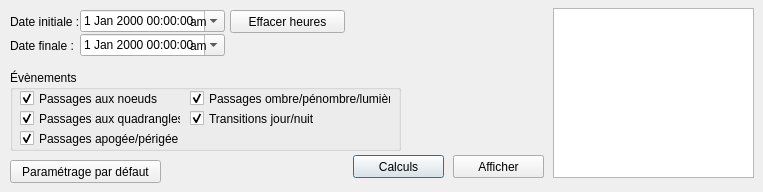
            <widget class="QWidget" name="evenementsOrbitaux">
             <property name="font">
              <font/>
             </property>
             <property name="mouseTracking">
              <bool>true</bool>
             </property>
             <property name="autoFillBackground">
              <bool>true</bool>
             </property>
             <attribute name="title">
              <string>Évènements orbitaux</string>
             </attribute>
             <widget class="QDateTimeEdit" name="dateInitialeEvt">
              <property name="geometry">
               <rect>
                <x>80</x>
                <y>10</y>
                <width>145</width>
                <height>22</height>
               </rect>
              </property>
              <property name="font">
               <font/>
              </property>
              <property name="buttonSymbols">
               <enum>QAbstractSpinBox::UpDownArrows</enum>
              </property>
              <property name="calendarPopup">
               <bool>true</bool>
              </property>
             </widget>
             <widget class="QLabel" name="lbl_dateFinaleEvt">
              <property name="geometry">
               <rect>
                <x>10</x>
                <y>38</y>
                <width>71</width>
                <height>16</height>
               </rect>
              </property>
              <property name="font">
               <font/>
              </property>
              <property name="text">
               <string>Date finale :</string>
              </property>
             </widget>
             <widget class="QPushButton" name="effacerHeuresEvt">
              <property name="geometry">
               <rect>
                <x>230</x>
                <y>10</y>
                <width>115</width>
                <height>23</height>
               </rect>
              </property>
              <property name="font">
               <font/>
              </property>
              <property name="text">
               <string>Effacer heures</string>
              </property>
             </widget>
             <widget class="QLabel" name="lbl_dateInitialeEvt">
              <property name="geometry">
               <rect>
                <x>10</x>
                <y>14</y>
                <width>71</width>
                <height>16</height>
               </rect>
              </property>
              <property name="font">
               <font/>
              </property>
              <property name="text">
               <string>Date initiale :</string>
              </property>
             </widget>
             <widget class="QDateTimeEdit" name="dateFinaleEvt">
              <property name="geometry">
               <rect>
                <x>80</x>
                <y>34</y>
                <width>145</width>
                <height>22</height>
               </rect>
              </property>
              <property name="font">
               <font/>
              </property>
              <property name="buttonSymbols">
               <enum>QAbstractSpinBox::UpDownArrows</enum>
              </property>
              <property name="calendarPopup">
               <bool>true</bool>
              </property>
             </widget>
             <widget class="QGroupBox" name="groupBoxEvenements">
              <property name="geometry">
               <rect>
                <x>10</x>
                <y>70</y>
                <width>391</width>
                <height>81</height>
               </rect>
              </property>
              <property name="font">
               <font/>
              </property>
              <property name="mouseTracking">
               <bool>true</bool>
              </property>
              <property name="title">
               <string>Évènements</string>
              </property>
              <widget class="QCheckBox" name="passageNoeuds">
               <property name="geometry">
                <rect>
                 <x>10</x>
                 <y>20</y>
                 <width>141</width>
                 <height>17</height>
                </rect>
               </property>
               <property name="font">
                <font/>
               </property>
               <property name="text">
                <string>Passages aux noeuds</string>
               </property>
               <property name="checked">
                <bool>true</bool>
               </property>
              </widget>
              <widget class="QCheckBox" name="passageQuadrangles">
               <property name="geometry">
                <rect>
                 <x>10</x>
                 <y>40</y>
                 <width>161</width>
                 <height>17</height>
                </rect>
               </property>
               <property name="font">
                <font/>
               </property>
               <property name="text">
                <string>Passages aux quadrangles</string>
               </property>
               <property name="checked">
                <bool>true</bool>
               </property>
              </widget>
              <widget class="QCheckBox" name="passageApogee">
               <property name="geometry">
                <rect>
                 <x>10</x>
                 <y>60</y>
                 <width>161</width>
                 <height>17</height>
                </rect>
               </property>
               <property name="font">
                <font/>
               </property>
               <property name="text">
                <string>Passages apogée/périgée</string>
               </property>
               <property name="checked">
                <bool>true</bool>
               </property>
              </widget>
              <widget class="QCheckBox" name="passageOmbre">
               <property name="geometry">
                <rect>
                 <x>180</x>
                 <y>20</y>
                 <width>201</width>
                 <height>17</height>
                </rect>
               </property>
               <property name="font">
                <font/>
               </property>
               <property name="text">
                <string>Passages ombre/pénombre/lumière</string>
               </property>
               <property name="checked">
                <bool>true</bool>
               </property>
              </widget>
              <widget class="QCheckBox" name="transitionJourNuit">
               <property name="geometry">
                <rect>
                 <x>180</x>
                 <y>40</y>
                 <width>161</width>
                 <height>17</height>
                </rect>
               </property>
               <property name="font">
                <font/>
               </property>
               <property name="text">
                <string>Transitions jour/nuit</string>
               </property>
               <property name="checked">
                <bool>true</bool>
               </property>
              </widget>
             </widget>
             <widget class="QListWidget" name="liste3">
              <property name="geometry">
               <rect>
                <x>553</x>
                <y>8</y>
                <width>201</width>
                <height>170</height>
               </rect>
              </property>
              <property name="font">
               <font/>
              </property>
              <property name="mouseTracking">
               <bool>true</bool>
              </property>
              <property name="contextMenuPolicy">
               <enum>Qt::CustomContextMenu</enum>
              </property>
              <property name="horizontalScrollBarPolicy">
               <enum>Qt::ScrollBarAlwaysOff</enum>
              </property>
              <property name="textElideMode">
               <enum>Qt::ElideNone</enum>
              </property>
              <property name="sortingEnabled">
               <bool>true</bool>
              </property>
             </widget>
             <widget class="QPushButton" name="calculsEvt">
              <property name="geometry">
               <rect>
                <x>353</x>
                <y>155</y>
                <width>91</width>
                <height>23</height>
               </rect>
              </property>
              <property name="font">
               <font/>
              </property>
              <property name="text">
               <string>Calculs</string>
              </property>
              <property name="default">
               <bool>true</bool>
              </property>
             </widget>
             <widget class="QPushButton" name="annulerEvt">
              <property name="geometry">
               <rect>
                <x>453</x>
                <y>155</y>
                <width>91</width>
                <height>23</height>
               </rect>
              </property>
              <property name="font">
               <font/>
              </property>
              <property name="text">
               <string>Annuler</string>
              </property>
             </widget>
             <widget class="QPushButton" name="afficherEvt">
              <property name="geometry">
               <rect>
                <x>453</x>
                <y>155</y>
                <width>91</width>
                <height>23</height>
               </rect>
              </property>
              <property name="font">
               <font/>
              </property>
              <property name="text">
               <string>Afficher</string>
              </property>
             </widget>
             <widget class="QPushButton" name="parametrageDefautEvt">
              <property name="geometry">
               <rect>
                <x>10</x>
                <y>160</y>
                <width>151</width>
                <height>23</height>
               </rect>
              </property>
              <property name="font">
               <font/>
              </property>
              <property name="text">
               <string>Paramétrage par défaut</string>
              </property>
             </widget>
             <widget class="QLabel" name="amEve1">
              <property name="geometry">
               <rect>
                <x>190</x>
                <y>14</y>
                <width>21</width>
                <height>16</height>
               </rect>
              </property>
              <property name="font">
               <font/>
              </property>
              <property name="mouseTracking">
               <bool>true</bool>
              </property>
              <property name="text">
               <string>am</string>
              </property>
             </widget>
             <widget class="QLabel" name="amEve2">
              <property name="geometry">
               <rect>
                <x>190</x>
                <y>38</y>
                <width>21</width>
                <height>16</height>
               </rect>
              </property>
              <property name="font">
               <font/>
              </property>
              <property name="mouseTracking">
               <bool>true</bool>
              </property>
              <property name="text">
               <string>am</string>
              </property>
             </widget>
            </widget>
